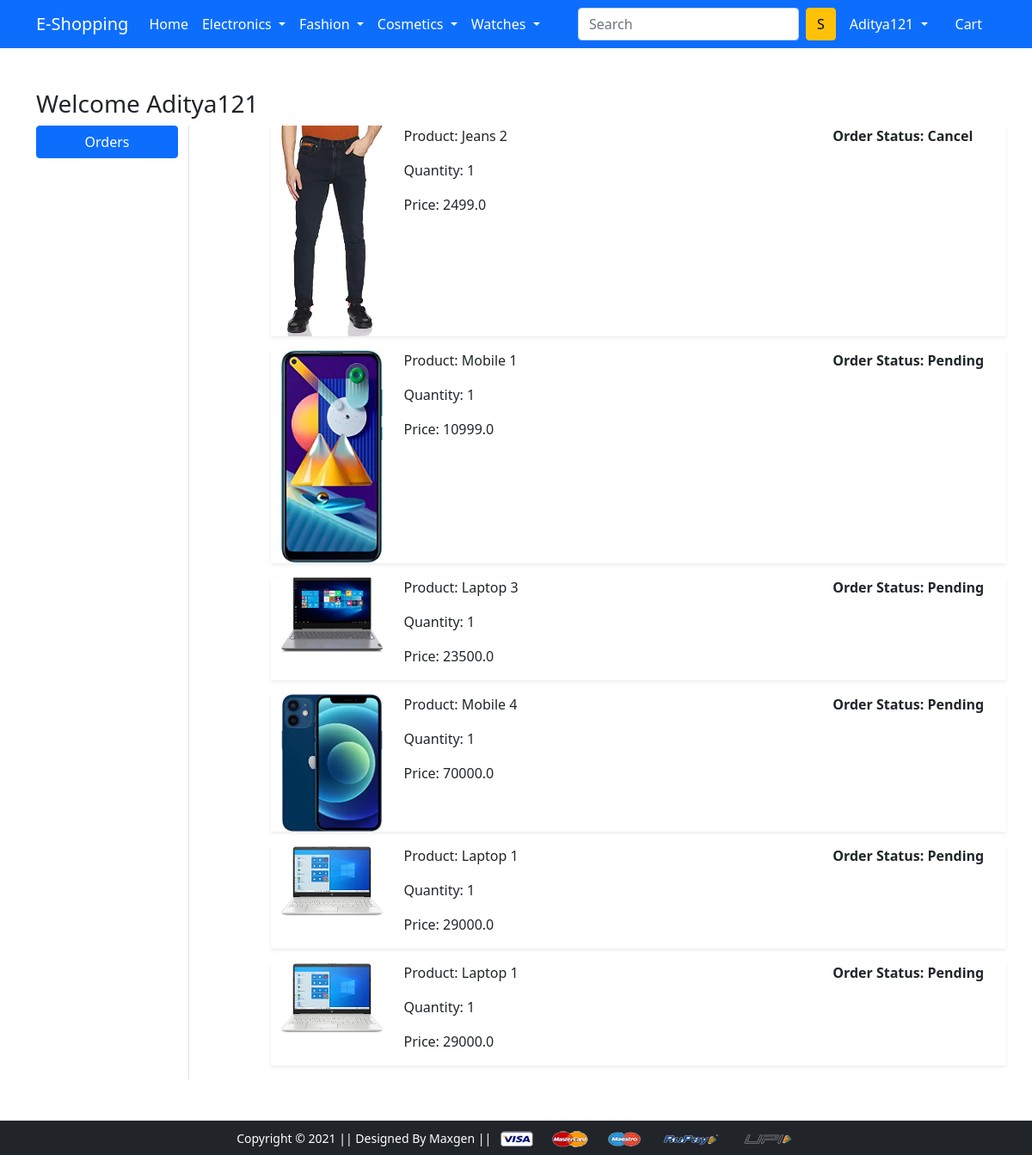
The page /orders/ (signed in) on the database its author committed.
### app/models.py (models this page shows)
class OrderPlaced(models.Model):
    user = models.ForeignKey(User,on_delete=models.CASCADE)
    customer = models.ForeignKey(Customer,on_delete=models.CASCADE)
    product = models.ForeignKey(Product,on_delete=models.CASCADE)
    quantity = models.PositiveIntegerField(default=1)
    ordered_date = models.DateTimeField(auto_now_add=True)
    status = models.CharField(max_length=50,choices=STATUS_CHOICES,default='Pending')
    @property
    def total_cost(self):
        return self.quantity * self.product.discounted_price

class Product(models.Model):
    title = models.CharField(max_length=100)
    selling_price = models.FloatField()
    discounted_price = models.FloatField()
    description = models.TextField()
    brand = models.CharField(max_length=100)
    category = models.CharField(choices=CATEGORY_CHOICES,max_length=3)
    product_image = models.ImageField(upload_to='productimg')

### app/views.py (the view)
# urls.py: path('orders/', views.orders, name='orders'),
@login_required
def orders(request):
    op = OrderPlaced.objects.filter(user=request.user)
    return render(request, 'app/orders.html',{'order_placed':op})

### app/templates/app/orders.html (shortened to what this page needs)
{% extends 'app/base.html' %}
{% load static %}
{% block main-content %}
<div class="container my-5">
 <div class="row">
 <h3>Welcome <span class="text-capitalize">{{request.user}}</span></h3>
  <div class="col-sm-2 border-end">
   <ul class="list-unstyled">
    <li class="d-grid"><a href="{% url 'orders' %}" class="btn btn-primary">Orders</a></li>
   </ul>
  </div>
  <div class="col-sm-9 offset-sm-1">
    {%for op in order_placed%}
   <div class="row shadow-sm mb-3">
    <div class="col-sm-2">
        <img src="{{op.product.product_image.url}}" alt="" class="img-fluid" height="150" width="150">
    </div>
    <div class="col-sm-7">
        <p>Product: {{op.product.title}}</p>
        <p>Quantity: {{op.quantity}}</p>
        <p>Price: {{op.total_cost}}</p>
    </div>
    <div class="col-sm-3 fw-bold">
        <p>Order Status: {{op.status}}</p>
    </div>
   </div>
   {%endfor%}
  </div>
 </div>
</div>
{% endblock main-content %}

### app/templates/app/base.html (shortened to what this page needs)
<!doctype html>
{% load static %}
<html lang="en">
  <head>
    <link href="https://cdn.jsdelivr.net/npm/bootstrap@5.0.0-beta1/dist/css/bootstrap.min.css" rel="stylesheet">
    <link rel="stylesheet" href="{% static 'app/css/owl.carousel.min.css' %}">
    <link rel="stylesheet" href="{% static 'app/css/all.min.css' %}">
    <link rel="stylesheet" href="{% static 'app/css/style.css' %}">
  </head>
  <body>
<nav class="navbar navbar-expand-lg navbar-dark bg-primary">
     <div class="container">
       <a class="navbar-brand" href="/">E-Shopping</a>
       <div class="collapse navbar-collapse" id="navbarSupportedContent">
         <ul class="navbar-nav me-auto mb-2 mb-lg-0">
           <li class="nav-item">
             <a class="nav-link active" aria-current="page" href="/">Home</a>
           </li>
           <li class="nav-item dropdown">
             <a class="nav-link dropdown-toggle text-white" href="#" id="electronicsDropdown" role="button" data-bs-toggle="dropdown" aria-expanded="false">
               Electronics
             </a>
           </li>
           <li class="nav-item dropdown">
             <a class="nav-link dropdown-toggle text-white" href="#" id="fashionDropdown" role="button" data-bs-toggle="dropdown" aria-expanded="false">
               Fashion
             </a>
           </li>
           <li class="nav-item dropdown">
            <a class="nav-link dropdown-toggle text-white" href="#" id="fashionDropdown" role="button" data-bs-toggle="dropdown" aria-expanded="false">
              Cosmetics
            </a>
          </li>
          <li class="nav-item dropdown">
            <a class="nav-link dropdown-toggle text-white" href="#" id="fashionDropdown" role="button" data-bs-toggle="dropdown" aria-expanded="false">
              Watches
            </a>
          </li>
         </ul>
         <form class="d-flex" action="{% url 'search' %}">
           <input class="form-control me-2" type="search" name="query" placeholder="Search" aria-label="Search">
           <button class="btn btn-warning" type="submit">S</button>
         </form>
         <div>
          <ul class="navbar-nav me-auto mb-2 mb-lg-0">
            {%if request.user.is_authenticated%}
           <li class="nav-item dropdown mx-2">
              <a class="nav-link dropdown-toggle text-white" href="#" id="profileDropdown" role="button" data-bs-toggle="dropdown" aria-expanded="false">
                {{request.user.username|capfirst}}
              </a>
            </li>
            <li class="nav-item mx-2">
             <a href="{% url 'showcart' %}" class="nav-link text-white">Cart </a>
            </li>
            {%endif%}
          </ul>
         </div>
       </div>
     </div>
    </nav>
    {% block main-content %} {% endblock main-content %}
    <footer class="container-fluid bg-dark text-center p-2 mt-5">
        <small class="text-white">Copyright &copy; 2021 || Designed By Maxgen || </small>
        <img src="{% static 'app/images/payment.png' %}" alt="" srcset="" class="img-fluid" height="2px">
    </footer>
  </body>
</html>

### rows shown on the page
OrderPlaced: product.product_image (picture), product "Jeans 2", quantity "1", total_cost "2499.0", status "Cancel"
OrderPlaced: product.product_image (picture), product "Mobile 1", quantity "1", total_cost "10999.0", status "Pending"
OrderPlaced: product.product_image (picture), product "Laptop 3", quantity "1", total_cost "23500.0", status "Pending"
OrderPlaced: product.product_image (picture), product "Mobile 4", quantity "1", total_cost "70000.0", status "Pending"
OrderPlaced: product.product_image (picture), product "Laptop 1", quantity "1", total_cost "29000.0", status "Pending"
OrderPlaced: product.product_image (picture), product "Laptop 1", quantity "1", total_cost "29000.0", status "Pending"

### other values the page prints
{{ request.user.username|capfirst }} "Aditya121"
{{ request.user }} "Aditya121"
